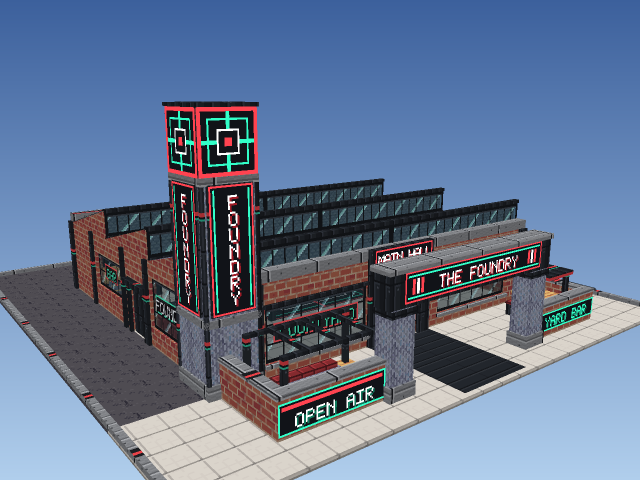
#> input picture prototypes/foundry-nightclub/renders/01-day-front-clean.png, 1280 x 960 px, found by its file name (shown at 1/2 size)
$ python package_preview.py
#> lines starting #> are read from the running program, lines starting #| are printed output that depends on the picture
"""Package the real model and its six checked desktop renders for local review."""
from pathlib import Path
from PIL import Image,ImageDraw,ImageFont
import json,zipfile
R=Path(__file__).resolve().parent
SHOTS=[('01-day-front-clean.png','Daylight'),('02-blue-hour-clean.png','Blue hour'),('03-back-clean.png','Rear service yard'),('04-above-clean.png','Roof and lot'),('05-person-height-clean.png','Player height: 1.7 m'),('06-mechanical-pumps-clean.png','Mechanical globe-top pumps')]
font='/usr/share/fonts/truetype/dejavu/DejaVuSans.ttf'
title=ImageFont.truetype(font,34);label=ImageFont.truetype(font,20);small=ImageFont.truetype(font,17)
sheet=Image.new('RGB',(1304,1654),'#292c3b');d=ImageDraw.Draw(sheet)
#> after `sheet = Image.new('RGB', (1304, 1654), '#292c3b')`:
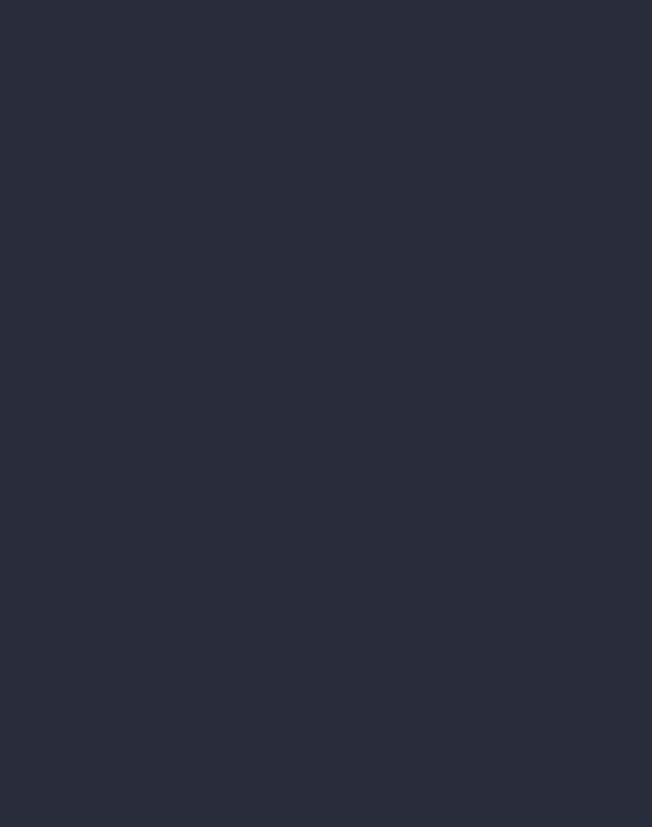
#> sheet: PIL image 1304x1654 RGB (shown at 1/2 size); mean R, G, B 41, 44, 59
d.text((24,20),'MAIN STREET SERVICE',font=title,fill='#eee9df');d.text((25,67),'1950s–60s  /  Full service on Main Street',font=small,fill='#c9c1b6')
for i,(name,caption) in enumerate(SHOTS):
    x,y=24+(i%2)*640,112+(i//2)*500
    im=Image.open(R/'renders'/name).convert('RGB');assert im.size==(1280,960)
    sheet.paste(im.resize((616,462),Image.Resampling.LANCZOS),(x,y));d.text((x,y+468),caption,font=label,fill='#eee9df')
#> after `sheet.paste(im.resize((616, 462), Image.Resampling.LANCZOS), (x, y))`:
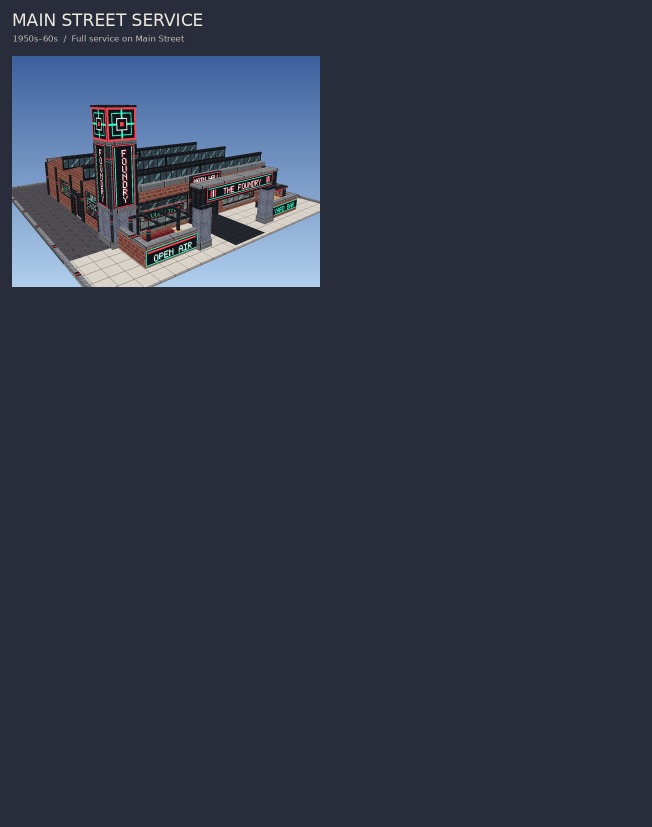
#> sheet: PIL image 1304x1654 RGB (shown at 1/2 size); mean R, G, B 49.4, 54.1, 70.7
#> pass 2 of the loop `for i,(name,caption) in enumerate(SHOTS):`:
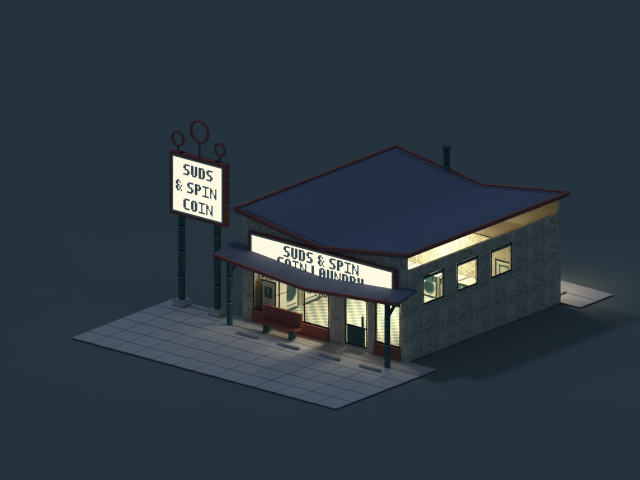
#> input picture prototypes/coin-laundromat/renders/02-blue-hour-clean.png, 1280 x 960 px, found by its file name (shown at 1/2 size)
#> im is the input picture: PIL image 1280x960 RGB; mean R, G, B 45.3, 57.2, 66.4
#> `sheet.paste(im.resize((616, 462), Image.Resampling.LANCZOS), (x, y))`:
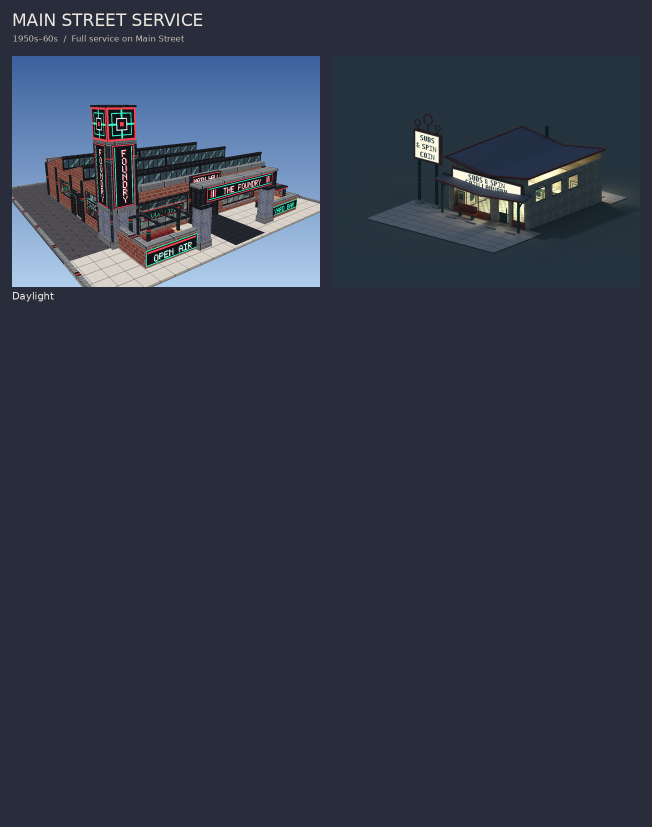
#> sheet: PIL image 1304x1654 RGB (shown at 1/2 size); mean R, G, B 50, 55.9, 71.7
#> pass 3 of the loop `for i,(name,caption) in enumerate(SHOTS):`:
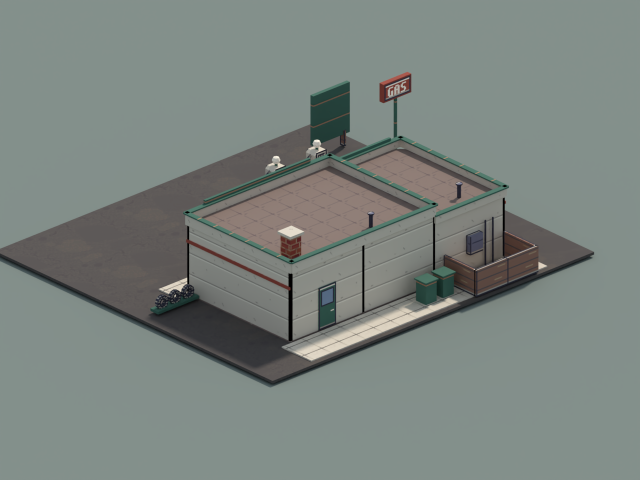
#> input picture prototypes/main-street-service-station/renders/03-back-clean.png, 1280 x 960 px (shown at 1/2 size)
#> im is the input picture: PIL image 1280x960 RGB; mean R, G, B 122.6, 131.1, 126.5
#> `sheet.paste(im.resize((616, 462), Image.Resampling.LANCZOS), (x, y))`:
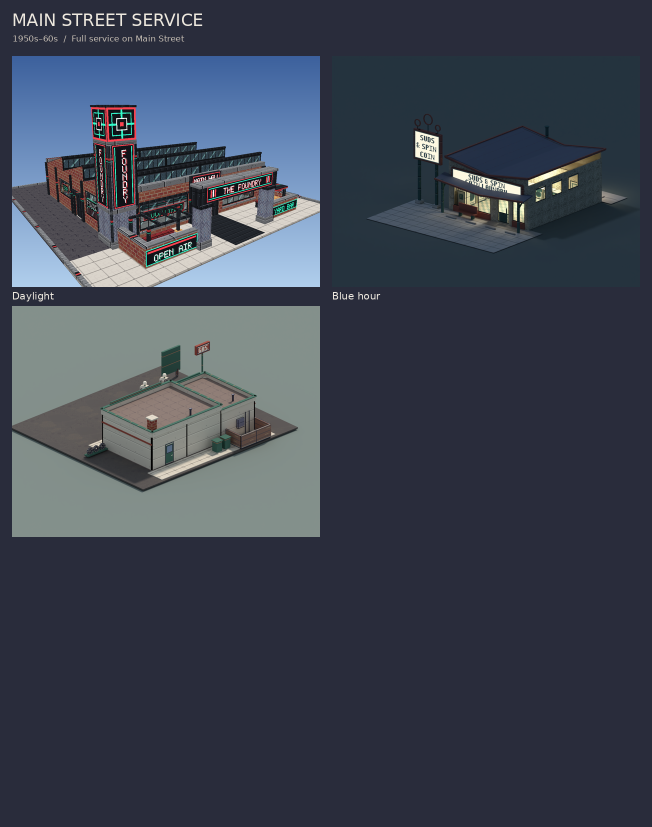
#> sheet: PIL image 1304x1654 RGB (shown at 1/2 size); mean R, G, B 60.8, 67.4, 80.6
#> (the run stopped early here; a loop or call above may not have finished)
